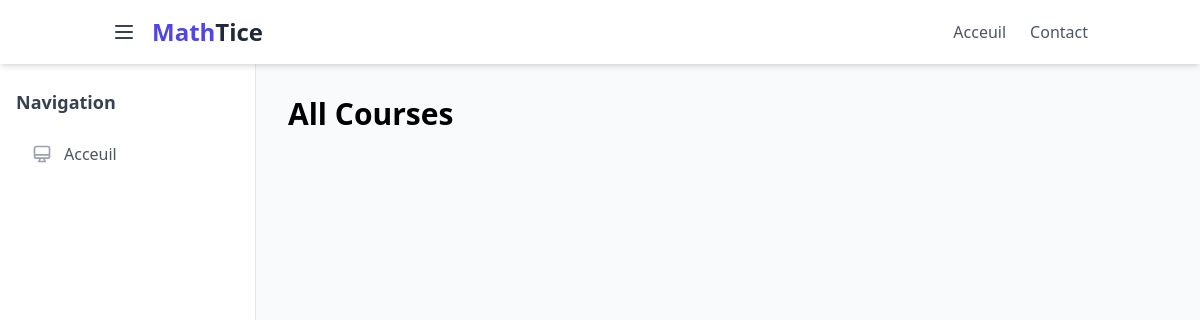
Before: /courses/ with the older database file.
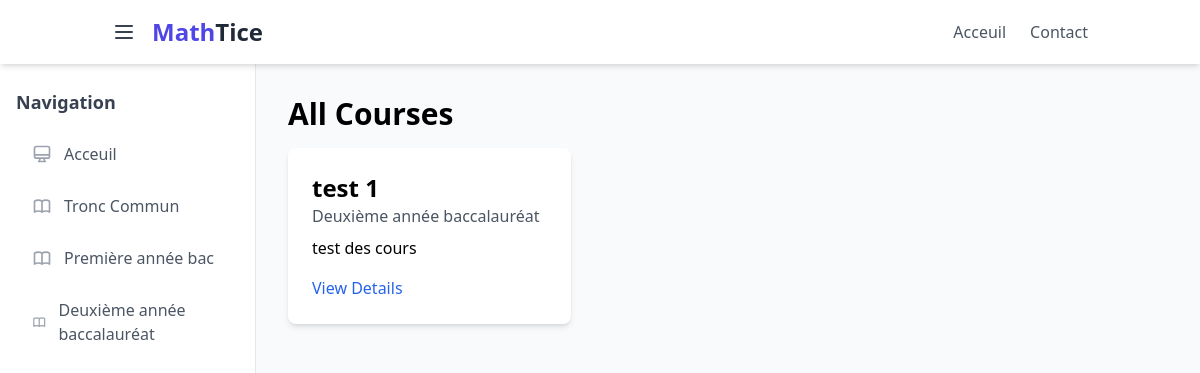
After: the same page with the newer database file.
### courses/models.py (models this page shows, shortened)
class SchoolLevel(models.Model):
    name = models.CharField(max_length=100)

class Course(models.Model):
    title = models.CharField(max_length=200)
    description = models.TextField()
    level = models.ForeignKey(SchoolLevel, on_delete=models.CASCADE)

### courses/views.py (the view)
# urls.py: path('', views.course_list, name='course_list'),
def course_list(request):
    courses = Course.objects.all()
    return render(request, 'courses/course_list.html', {'courses': courses})

### courses/context_processors.py (called while the page is built)
def all_levels(request):
    return {
        'all_levels': SchoolLevel.objects.all()
    }

### webstudy/templates/courses/course_list.html (shortened to what this page needs)
{% extends 'base.html' %}
{% block content %}
<h1 class="text-3xl font-bold mb-4">All Courses</h1>
<div class="grid grid-cols-1 md:grid-cols-2 lg:grid-cols-3 gap-4">
    {% for course in courses %}
    <div class="bg-white p-6 rounded-lg shadow-md">
        <h2 class="text-2xl font-bold">{{ course.title }}</h2>
        <p class="text-gray-600">{{ course.level.name }}</p>
        <p class="mt-2">{{ course.description|truncatewords:20 }}</p>
        <a href="{% url 'course_detail' course.pk %}" class="text-blue-600 hover:underline mt-4 inline-block">View Details</a>
    </div>
    {% endfor %}
</div>
{% endblock %}

### webstudy/templates/base.html (shortened to what this page needs)
<!DOCTYPE html>
<html lang="en">
<head>
    <script src="https://cdn.tailwindcss.com"></script>
</head>
<body class="bg-gray-50 font-sans">
    <div class="flex flex-col h-screen">
        <header class="bg-white shadow-md z-30">
            <div class="container mx-auto px-6 py-4 flex justify-between items-center">
                <div class="flex items-center space-x-4">
                    <button id="sidebar-toggle" class="text-gray-700 hover:text-indigo-600 focus:outline-none">
                        <svg class="w-6 h-6" fill="none" stroke="currentColor" viewBox="0 0 24 24" xmlns="http://www.w3.org/2000/svg"><path stroke-linecap="round" stroke-linejoin="round" stroke-width="2" d="M4 6h16M4 12h16M4 18h16"></path></svg>
                    </button>
                    <a href="/" class="text-2xl font-bold text-gray-800">
                        <span class="text-indigo-600">Math</span>Tice
                    </a>
                </div>
                <nav class="hidden md:flex items-center space-x-6">
                    <a href="/" class="text-gray-600 hover:text-indigo-600 transition">Acceuil</a>
                    <a href="{% url 'contact' %}" class="text-gray-600 hover:text-indigo-600 transition">Contact</a>
                </nav>
            </div>
        </header>
        <div class="flex flex-1 overflow-hidden">
            <aside id="sidebar" class="w-64 bg-white shadow-lg flex-shrink-0 transform -translate-x-full transition-transform duration-300 ease-in-out z-20 md:translate-x-0 md:shadow-none md:border-r">
                <div class="py-6 px-4">
                    <h2 class="text-lg font-semibold text-gray-700 mb-4">Navigation</h2>
                    <nav class="space-y-2">
                        <a href="{% url 'article_list' %}" class="flex items-center px-4 py-2.5 text-gray-600 rounded-lg hover:bg-indigo-50 hover:text-indigo-700 transition group">
                            Acceuil
                        </a>
            {% for level in all_levels %}
            <a href="{% url 'courses_by_level' level.id %}" class="flex items-center p-2 px-4 py-2.5 text-gray-600 rounded-lg hover:bg-indigo-50 hover:text-indigo-700 transition group">
                {{ level.name }}
            </a>
            {% endfor %}
                    </nav>
                </div>
            </aside>
            <main class="flex-1 p-6 lg:p-8 overflow-y-auto">
                {% block content %}{% endblock %}
            </main>
        </div>
    </div>
</body>
</html>

Changed rows visible on the page:
added SchoolLevel: name "Tronc Commun"
added SchoolLevel: name "Première année bac"
added SchoolLevel: name "Deuxième année baccalauréat"
added Course: title "test 1", level.name "Deuxième année baccalauréat", description "test des cours"
